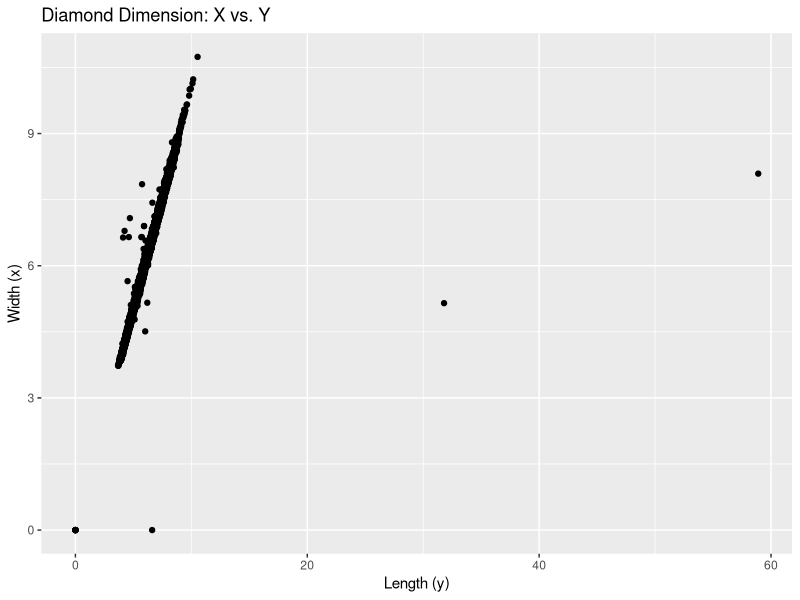
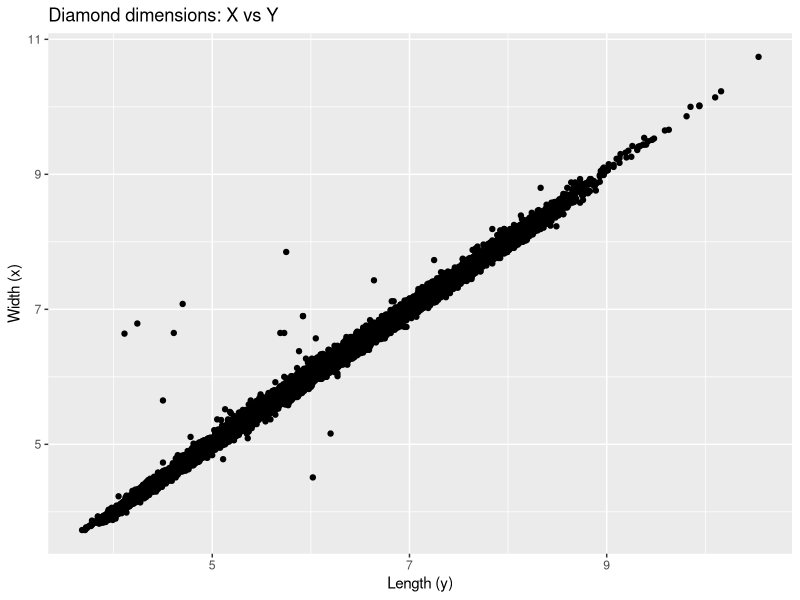
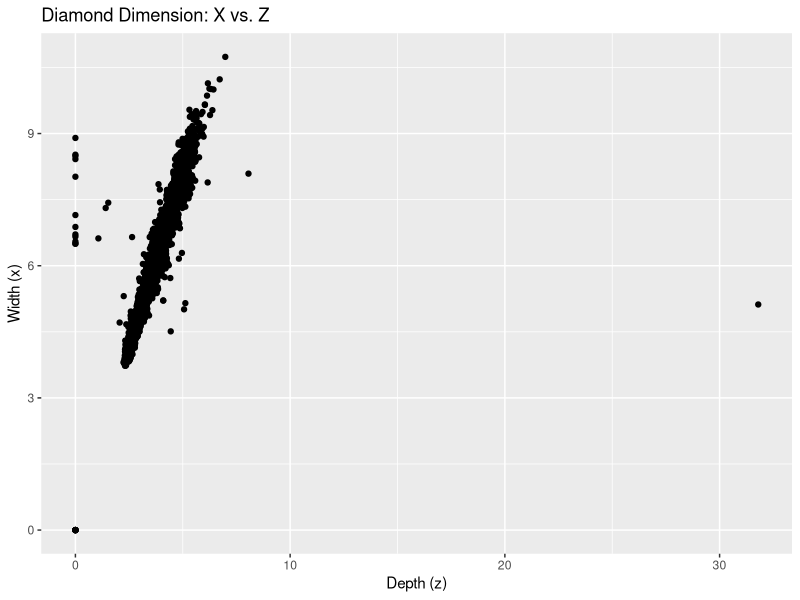
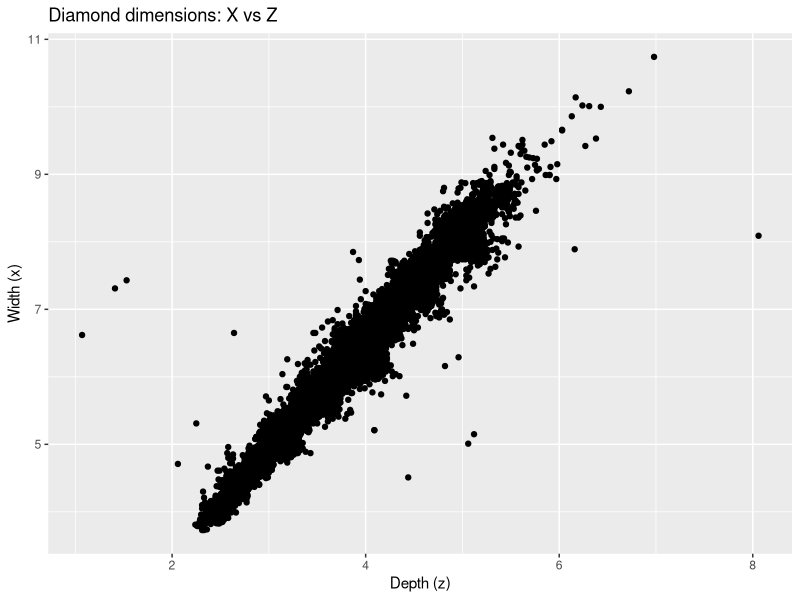

Generate these figures, in order, with R:
## ---- chunk 1
library(tidyverse)
library(dplyr)
print(diamonds)
## ---- chunk 2
diamonds %>%
  group_by(cut) %>%
  count()
## ---- chunk 3
# this creates a random subset of data and condenses it to 1%
condensed_diamonds <- sample_frac(diamonds, 0.01) 
# view the condensed data
print(condensed_diamonds)
## ---- chunk 4
# check to make sure we have 100 in each clarity
condensed_diamonds %>%
  group_by(clarity) %>%
  count()
## ---- chunk 5
diamonds %>%
  group_by(clarity) %>%
  count()
## ---- chunk 6
# create new data set for 100 largest diamonds in each category
large_diamonds <- diamonds %>% 
  # we first want to arrange the diamonds data in order from highest to lowest
  arrange(desc(carat)) %>%
  # now that is has been sorted, we can then group them by clarity
  group_by(clarity) %>%
  # we then only want 100 sizes so we slice them out
  slice(1:100)
# print out the new data
large_diamonds 
## ---- chunk 7
large_diamonds %>%
  # we need to group them so that we can calculate the average for each category
  group_by(clarity) %>%
  # now that they are grouped, we can calculate the average of each
  summarise(average.size = mean(carat, na.rm = TRUE))
## ---- chunk 8
ggplot(diamonds) +
  geom_point(mapping = aes(x = y, y = x)) +
  labs(title = "Diamond Dimension: X vs. Y", x = "Length (y)", y = "Width (x)")
## ---- chunk 9
# this filters out the outliers within this dataset
x_y_diamonds <- diamonds %>%
  filter(x > 3 & y < 20)
ggplot(x_y_diamonds) +
  geom_point(mapping = aes(x = y, y = x)) +
  labs(title = "Diamond dimensions: X vs Y", x = "Length (y)", y = "Width (x)")
## ---- chunk 10
ggplot(diamonds) +
  geom_point(mapping = aes(x = z, y = x)) +
  labs(title = "Diamond Dimension: X vs. Z", x = "Depth (z)", y = "Width (x)")
## ---- chunk 11
x_z_diamonds <- diamonds %>%
  filter(x > 3 & z < 10 & z > 1)
ggplot(x_z_diamonds) +
  geom_point(mapping = aes(x = z, y = x)) +
  labs(title = "Diamond dimensions: X vs Z", x = "Depth (z)", y = "Width (x)")
